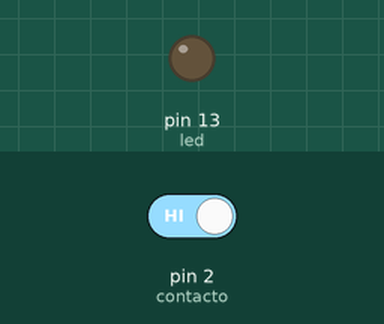
The sketch below on a simulated Arduino Uno, built with avr-gcc and run on an emulated ATmega328P. Shown: output pins drawn as LEDs (lit = HIGH). Dashed ring = blinking. The test bench sets the inputs (shaded band); at power-on: pin 2 (contacto) HIGH.

Above: at 1.2 s.
1.3 s: pin 2 (contacto) driven LOW
At 1.51 s:
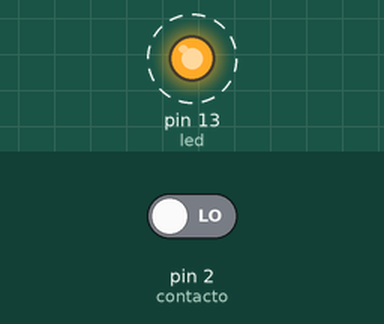
Timing chart, 0 to 10.3 s (numbered marks = the images above; inputs shaded):
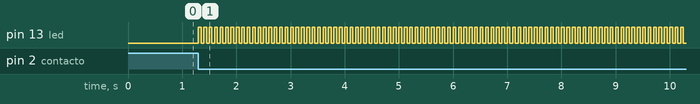

The sketch:

reed_switch.ino
```cpp
   int contacto = 2; // Pin asignado al reed switch
   int led= 13; // Pin asignado al LED
   void setup() // Se ejecuta cada vez que el Arduino se inicia
{
   pinMode(contacto,INPUT); // El reed switch como una entrada
   pinMode(led, OUTPUT); // El LED como una salida
}
   void loop() // Esta función se mantiene ejecutando
{ // Cuando este energizado el Arduino
// Si el iman se acerca al reed switch
   if (digitalRead(contacto)==LOW){
// Ciclo for que va de 0 a 50, el contador esta
// en la variable a, se repite mientras a sea
// menor a 50
   for(int a=0; a<50; a++){
   digitalWrite(led,HIGH); // Prende el LED
   delay(50); // Tiempo
   digitalWrite(led,LOW); // Apaga el LED
   delay(50); // Tiempo
}
// Si el imán está lejos del reed switch
}
   else { digitalWrite(led,LOW); // Mantiene apagado el LED
}
}
```

Measured:
- after the input at 1.3 s, pin 13 (led): alternates HIGH for 0.05 s and LOW for 0.05 s, starting at once
